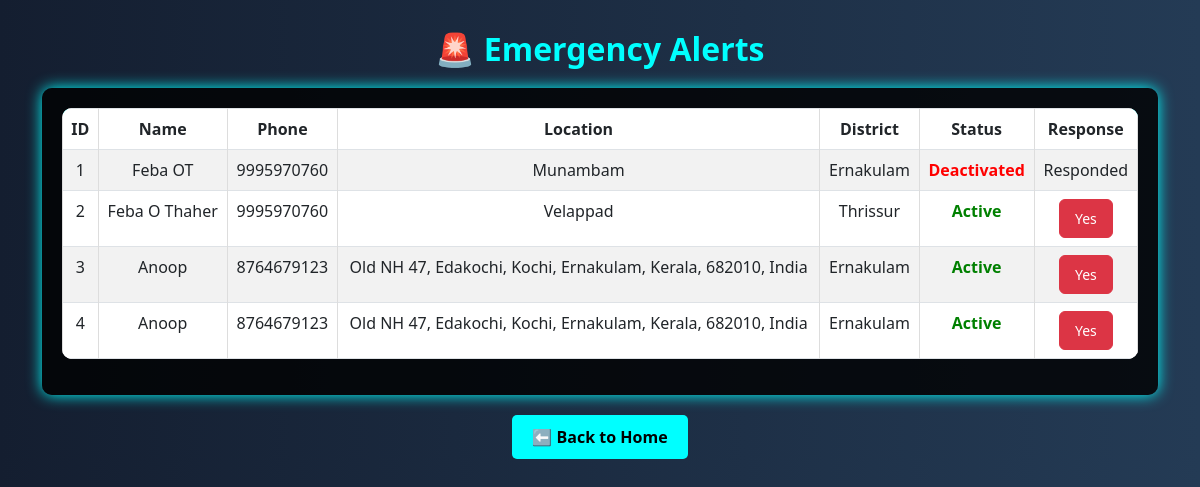
The app's page /police_alerts, older data.
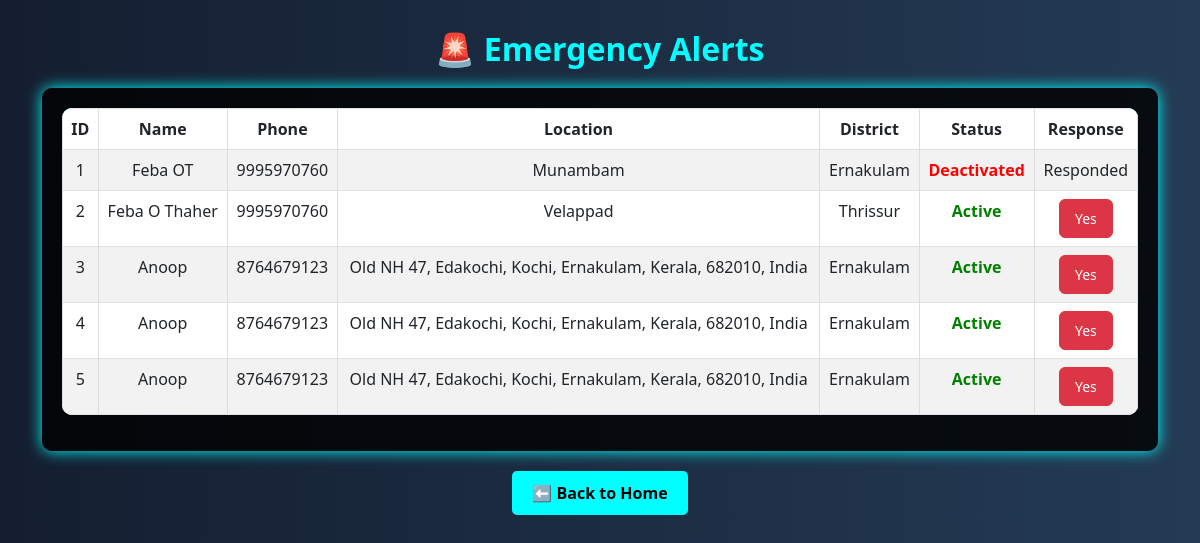
The same page, newer data.
### tables this page shows
CREATE TABLE user_alert (
            id INTEGER PRIMARY KEY AUTOINCREMENT,
            user_id INTEGER,
            name TEXT NOT NULL,
            phone TEXT NOT NULL,
            location TEXT NOT NULL,
            district TEXT NOT NULL,
            timestamp DATETIME DEFAULT CURRENT_TIMESTAMP, status TEXT DEFAULT 'Active',
            FOREIGN KEY (user_id) REFERENCES users(id)
        );

### app.py (the view)
@app.route('/police_alerts')
def police_alerts():
    conn = sqlite3.connect("user.db")
    cursor = conn.cursor()
    cursor.execute("SELECT id, name, phone, location, district, status FROM user_alert")
    alerts = cursor.fetchall()
    conn.close()
    return render_template('police_alerts.html', alerts=alerts)

### app.py (called while the page is built)
@app.after_request
def add_no_cache_headers(response):
    response.headers["Cache-Control"] = "no-store, no-cache, must-revalidate, max-age=0"
    response.headers["Pragma"] = "no-cache"
    response.headers["Expires"] = "0"
    return response

### templates/police_alerts.html (shortened to what this page needs)
<!DOCTYPE html>
<html lang="en">
<head>
    <link rel="stylesheet" href="https://cdnjs.cloudflare.com/ajax/libs/bootstrap/5.3.0/css/bootstrap.min.css">
</head>
<body>
    <div class="container">
        <h2>🚨 Emergency Alerts</h2>
        <div class="table-container">
            <table class="table table-striped table-bordered">
                <thead>
                    <tr>
                        <th>ID</th>
                        <th>Name</th>
                        <th>Phone</th>
                        <th>Location</th>
                        <th>District</th>
                        <th>Status</th>
                        <th>Response</th>
                    </tr>
                </thead>
                <tbody>
                    {% for alert in alerts %}
                    <tr id="alert-row-{{ alert[0] }}">
                        <td>{{ alert[0] }}</td>
                        <td>{{ alert[1] }}</td>
                        <td>{{ alert[2] }}</td>
                        <td>{{ alert[3] }}</td>
                        <td>{{ alert[4] }}</td>
                        <td class="status-cell">
                            {% if alert[5] == "Active" %}
                                <span class="status-active">Active</span>
                            {% else %}
                                <span class="status-deactivated">Deactivated</span>
                            {% endif %}
                        </td>
                        <td>
                            {% if alert[5] == "Active" %}
                                <button class="btn btn-danger" onclick="deactivateAlert({{ alert[0] }})">Yes</button>
                            {% else %}
                                <span>Responded</span>
                            {% endif %}
                        </td>
                    </tr>
                    {% endfor %}
                </tbody>
            </table>
        </div>
        <div class="text-center">
            <a href="{{ url_for('police_home') }}" class="back-btn">⬅ Back to Home</a>
        </div>
    </div>
</body>
</html>

### templates/police_alerts.html (style rules this page uses)
body { background: linear-gradient(to right, #141e30, #243b55); color: white; }
.container { margin-top: 30px; }
h2 { text-align: center; margin-bottom: 20px; font-weight: bold; color: cyan; }
.table-container { background: rgba(0, 0, 0, 0.8); padding: 20px; border-radius: 10px; box-shadow: 0 0 15px cyan; }
table { width: 100%; background: white; border-radius: 10px; overflow: hidden; }
th, td { text-align: center; padding: 12px; border: 1px solid #ddd; }
thead { background: cyan; color: black; font-weight: bold; }
.btn-danger { padding: 8px 15px; font-size: 14px; }
.status-active { color: green; font-weight: bold; }
.status-deactivated { color: red; font-weight: bold; }
.back-btn { margin-top: 20px; background: cyan; color: black; font-weight: bold; padding: 10px 20px; border-radius: 5px; text-decoration: none; display: inline-block; transition: 0.3s; }

Row changes from the older to the newer data that the page shows:
added user_alert: id "5", name "Anoop", phone "8764679123", location "Old NH 47, Edakochi, Kochi, Ernakulam, Kerala, 682010, India", district "Ernakulam", status "Active"
